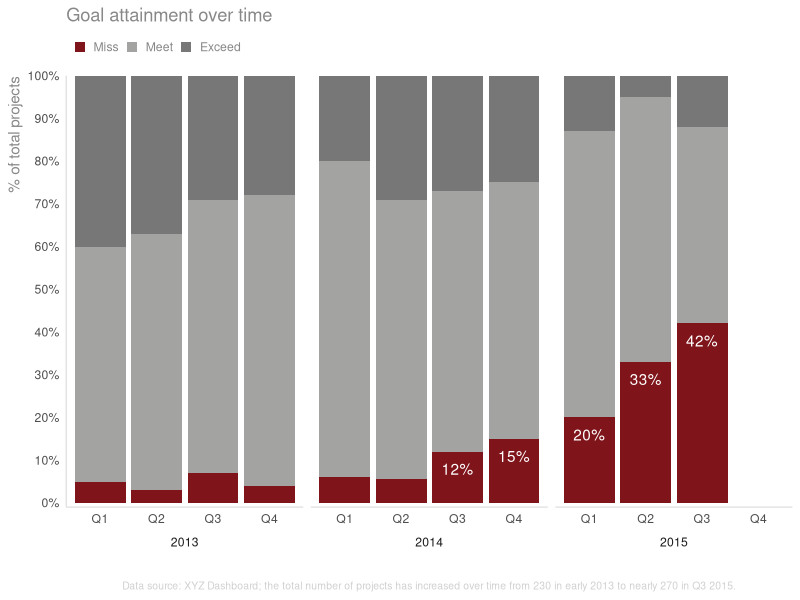

Source code (R):
library(tidyverse)
df <-  tibble(
  year = c(rep(2013, 4), rep(2014, 4), rep(2015, 3)),
  quarter = c(rep(c("Q1", "Q2", "Q3", "Q4"), 2), c("Q1", "Q2", "Q3")),
  Miss = c(5, 3, 7, 4, 6, 5.7, 12, 15, 20, 33, 42),
  Meet = c(100-40-5, 100-37-3, 100-29-7,100-28-4,
           100-20-6, 100-29-5.7, 100-27-12, 100-25-15,
           100-13-20, 100-5-33, 100-12-42),
  Exceed = c(40, 37, 29, 28, 20, 29, 27, 25, 13, 5, 12)
)
footnote = "Data source: XYZ Dashboard; the total number of projects has increased over time from 230 in early 2013 to nearly 270 in Q3 2015."
textbox = "As of Q3 2015, more than 1/3\nof projects are missing goals"
title = "Goal attainment over time"
y_label = "% of total projects"

tbl <- df %>%
  gather("category", "value", Miss:Exceed) %>%
  mutate(
    quarter = parse_factor(quarter, levels = c("Q1", "Q2", "Q3", "Q4")),
    category = parse_factor(category, levels = c("Exceed", "Meet", "Miss"))
  )

ggplot(tbl, aes(x = quarter, y = value)) +
  theme_minimal() +
  geom_col(aes(fill = category)) +
  geom_text(
    data = . %>%
      mutate(
        text = str_c(value, "%"),
        text = case_when(
          category != "Miss"                        ~ "",
          year == 2013                              ~ "",
          year == 2014 & quarter %in% c("Q1", "Q2") ~ "",
          TRUE                                      ~ text
        )
      ),
    mapping = aes(label = text, y = value - 4),
    position = "stack",
    col = "white"
    ) +
  facet_wrap(~ year, strip.position = "bottom") +
  scale_fill_manual(values = c("#777777", "#A3A3A1", "#7F141A")) +
  scale_y_continuous(
    breaks = seq(0, 100, 10),
    labels = function(x) str_c(x, "%"),
    expand = c(0, 0)
    ) +
  labs(
    title = title,
    x = "",
    y = y_label,
    # subtitle = textbox,
    caption = footnote,
    fill = NULL
  ) +
  theme(
    text = element_text(colour = "#888888"),
    axis.line = element_line(colour = "#E3E3E3"),
    axis.title.y = element_text(hjust = 1),
    legend.justification = "left",
    legend.position = "top",
    panel.grid = element_blank(),
    plot.title = element_text(hjust = 0),
    plot.subtitle = element_text(hjust = 1),
    plot.caption = element_text(hjust = 0.5, size = 7.5, colour = "#D0D0D0"),
    strip.placement = "outside"
  ) +
  guides(fill = guide_legend(reverse = TRUE, keywidth = 0.6, keyheight = 0.6))
